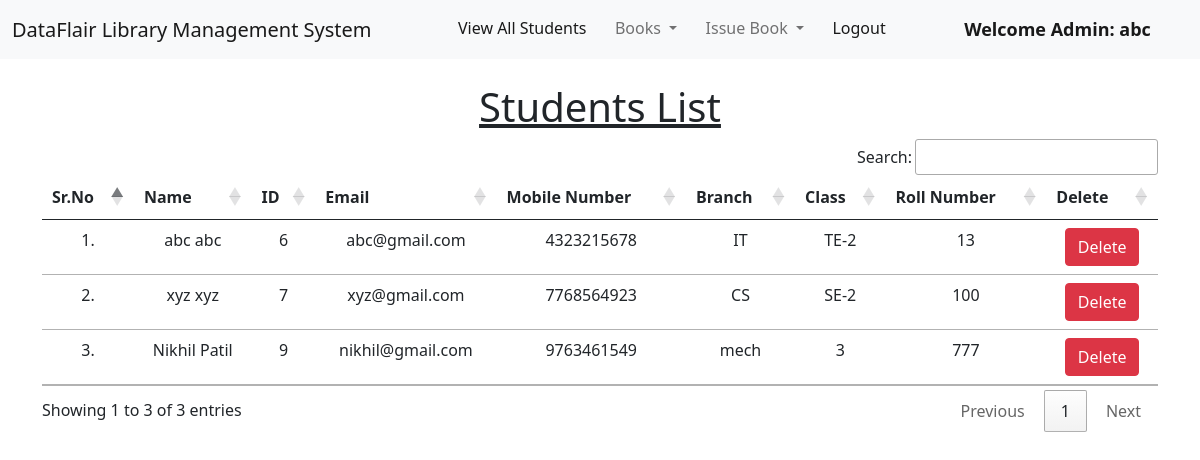
Page /view_students/ (signed in) on the committed database.
### library/models.py (models this page shows, shortened)
class Student(models.Model):
    user = models.OneToOneField(User, on_delete=models.CASCADE)
    classroom = models.CharField(max_length=10)
    branch = models.CharField(max_length=10)
    roll_no = models.CharField(max_length=3, blank=True)
    phone = models.CharField(max_length=10, blank=True)
    image = models.ImageField(upload_to="", blank=True)

### library/views.py (the view)
# urls.py: path("view_students/", views.view_students, name="view_students"),
@login_required(login_url = '/admin_login')
def view_students(request):
    students = Student.objects.all()
    return render(request, "view_students.html", {'students':students})

### library/templates/view_students.html (shortened to what this page needs)
{% extends 'admin_navbar.html' %}
{% load static %}
{% block body %}
<div class="container mt-4">
    <h1 class="text-center"><u>Students List</u></h1>
    <table class="table table-hover" id="example">
        <thead>
            <tr class="text-center">
                <th>Sr.No</th>
                <th>Name</th>
                <th>ID</th>
                <th>Email</th>
                <th>Mobile Number</th>
                <th>Branch</th>
                <th>Class</th>
                <th>Roll Number</th>
                <th>Delete</th>
            </tr>
        </thead>
        <tbody>
            {% for student in students %}
            <tr class="text-center">
                <td>{{forloop.counter}}.</td>
                <td>{{student.user.get_full_name}}</td>
                <td>{{student.user.id}}</td>
                <td>{{student.user.email}}</td>
                <td>{{student.phone}}</td>
                <td>{{student.branch}}</td>
                <td>{{student.classroom}}</td>
                <td>{{student.roll_no}}</td>
                <td><a href="/delete_student/{{student.id}}/" class="btn btn-danger" onclick="return confirm('Are you sure you want to delete this student?')">Delete</a></td>
            </tr>
            {% endfor %}
        </tbody>
    </table>
    </div>
{% endblock %}

### library/templates/admin_navbar.html (shortened to what this page needs)
<!doctype html>
<html lang="en">
  <head>
    <link href="https://cdn.jsdelivr.net/npm/bootstrap@5.1.0/dist/css/bootstrap.min.css" rel="stylesheet">
    <link rel="stylesheet" href="https://cdn.datatables.net/1.10.25/css/jquery.dataTables.min.css">
    <link rel="stylesheet" href="https://cdn.datatables.net/buttons/1.7.1/css/buttons.dataTables.min.css">
  </head>
  <body>
    <nav class="navbar navbar-expand-lg navbar-light bg-light">
        <div class="container-fluid">
          <a class="navbar-brand" href="#">DataFlair Library Management System</a>
          <div class="collapse navbar-collapse" id="navbarSupportedContent">
            <ul class="navbar-nav me-auto mb-2 mb-lg-0">
              <li class="nav-item">
                <a class="nav-link active" aria-current="page" href="/view_students/">View All Students</a>
              </li>
              <li class="nav-item dropdown">
                <a class="nav-link dropdown-toggle" href="#" id="navbarDropdown" role="button" data-bs-toggle="dropdown" aria-expanded="false">
                  Books
                </a>
              </li>
              <li class="nav-item dropdown">
                <a class="nav-link dropdown-toggle" href="#" id="navbarDropdown" role="button" data-bs-toggle="dropdown" aria-expanded="false">
                  Issue Book
                </a>
              </li>
              <li class="nav-item">
                <a class="nav-link active" aria-current="page" href="/logout/">Logout</a>
              </li>
              <li class="nav-item">
                <a style="font-weight:600; font-family:'Segoe UI', Tahoma, Geneva, Verdana, sans-serif; font-size: large;" class="nav-link active" href="#">Welcome Admin: {{request.user}}</a>
              </li>
            </ul>
          </div>
        </div>
      </nav>
      {% block body %}
      {% endblock %}
  </body>
</html>

### rows in the picture
Student: user.get_full_name "abc abc", user.id "6", user.email "abc@gmail.com", phone "4323215678", branch "IT", classroom "TE-2", roll_no "13"
Student: user.get_full_name "xyz xyz", user.id "7", user.email "xyz@gmail.com", phone "7768564923", branch "CS", classroom "SE-2", roll_no "100"
Student: user.get_full_name "Nikhil Patil", user.id "9", user.email "nikhil@gmail.com", phone "9763461549", branch "mech", classroom "3", roll_no "777"

### other values in the picture
{{ request.user }} "abc"
